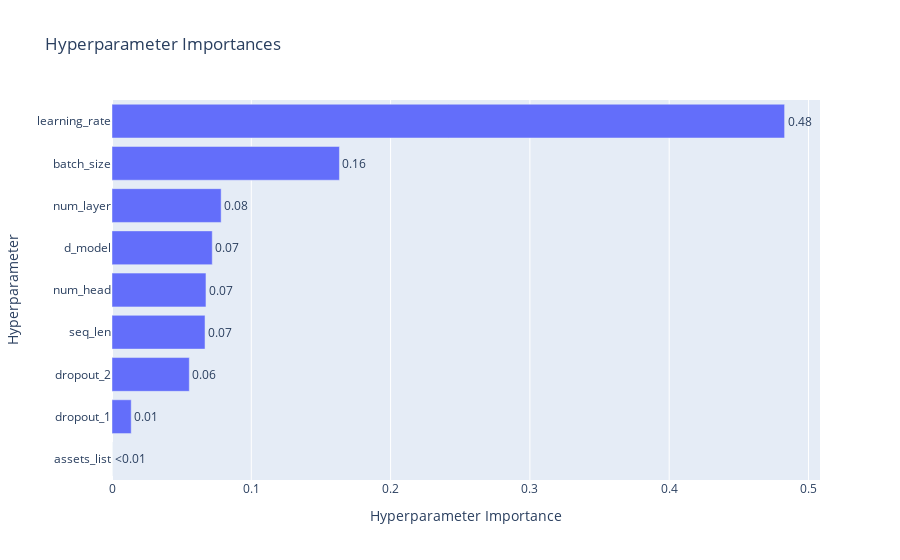

This figure's notebook cell:
### Code cell
from optuna.visualization import plot_param_importances

fig = plot_param_importances(study)
fig.show()

### Figure 1 — Plotly figure (JSON) as saved in the notebook; plotly's stock layout.template omitted (floating-point values rounded to 4 significant figures)
{"data": [{"cliponaxis": false, "hovertemplate": ["assets_list (CategoricalDistribution): 0.0<extra></extra>", "dropout_1 (FloatDistribution): 0.013799025533633913<extra></extra>", "dropout_2 (FloatDistribution): 0.05550900515361456<extra></extra>", "seq_len (IntDistribution): 0.0667830903247403<extra></extra>", "num_head (CategoricalDistribution): 0.06746128137856762<extra></extra>", "d_model (CategoricalDistribution): 0.0719728248556287<extra></extra>", "num_layer (CategoricalDistribution): 0.07835873598736987<extra></extra>", "batch_size (CategoricalDistribution): 0.16327160533858873<extra></extra>", "learning_rate (FloatDistribution): 0.4828444314278563<extra></extra>"], "name": "Objective Value", "orientation": "h", "text": ["<0.01", "0.01", "0.06", "0.07", "0.07", "0.07", "0.08", "0.16", "0.48"], "textposition": "outside", "type": "bar", "x": [0, 0.0138, 0.05551, 0.06678, 0.06746, 0.07197, 0.07836, 0.1633, 0.4828], "y": ["assets_list", "dropout_1", "dropout_2", "seq_len", "num_head", "d_model", "num_layer", "batch_size", "learning_rate"]}], "layout": {"title": {"text": "Hyperparameter Importances"}, "xaxis": {"title": {"text": "Hyperparameter Importance"}}, "yaxis": {"title": {"text": "Hyperparameter"}}}}
